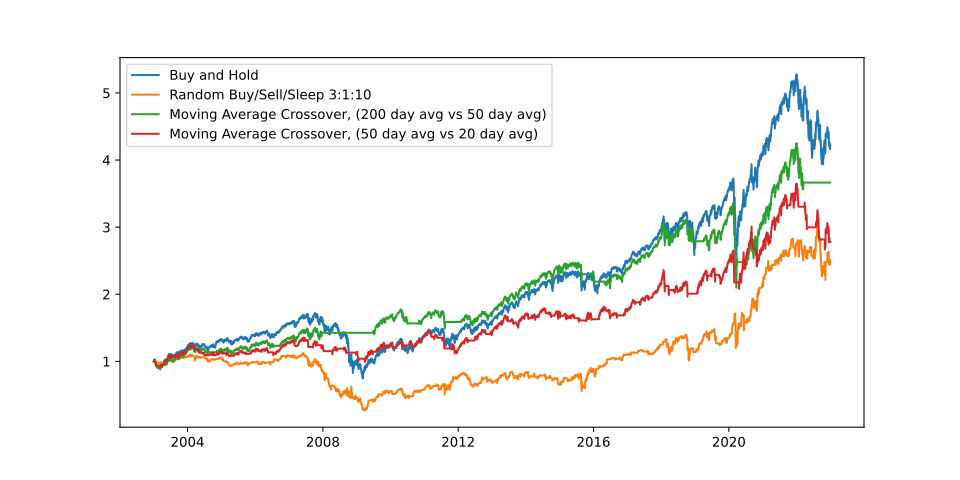

Reproduce this figure in Python.
#!/usr/bin/env python3

import util
import strategies

import matplotlib.pyplot as plt
import os
import pickle
import yfinance as yf

# S&P 500 for the past 20 years, from Yahoo Finance
stock_index = "^GSPC"
start = "2003-01-01"
end = "2023-01-01"

filepath = "market_data/" + util.normalize_filename(stock_index) + ".pkl"
os.makedirs(os.path.dirname(filepath), exist_ok=True)

if os.path.isfile(filepath):
    with open(filepath, "rb") as f:
        data = pickle.load(f)
else:
    with open(filepath, "wb") as f:
        data = yf.download(stock_index, start=start, end=end)
        pickle.dump(data, f)

close_values = data['Close']

# Plotting the results
plt.figure(figsize=(10, 5))

plt.plot(
    strategies.buy_hold(close_values),
    label='Buy and Hold'
)

plt.plot(
    strategies.monkey_rolling_dice(
        close_values,
        buy_likelyhood=3,
        sell_likelyhood=1,
        snooze_likelyhood=10
    ),
    label='Random Buy/Sell/Sleep 3:1:10'
)

plt.plot(
    strategies.moving_average_crossover(
        close_values,
        slow_avg_days=200,
        fast_avg_days=50
    ),
    label='Moving Average Crossover, (200 day avg vs 50 day avg)'
)

plt.plot(
    strategies.moving_average_crossover(
        close_values,
        slow_avg_days=40,
        fast_avg_days=10
    ),
    label='Moving Average Crossover, (50 day avg vs 20 day avg)'
)

plt.legend()

plt.savefig("plot.svg")

plt.show()
